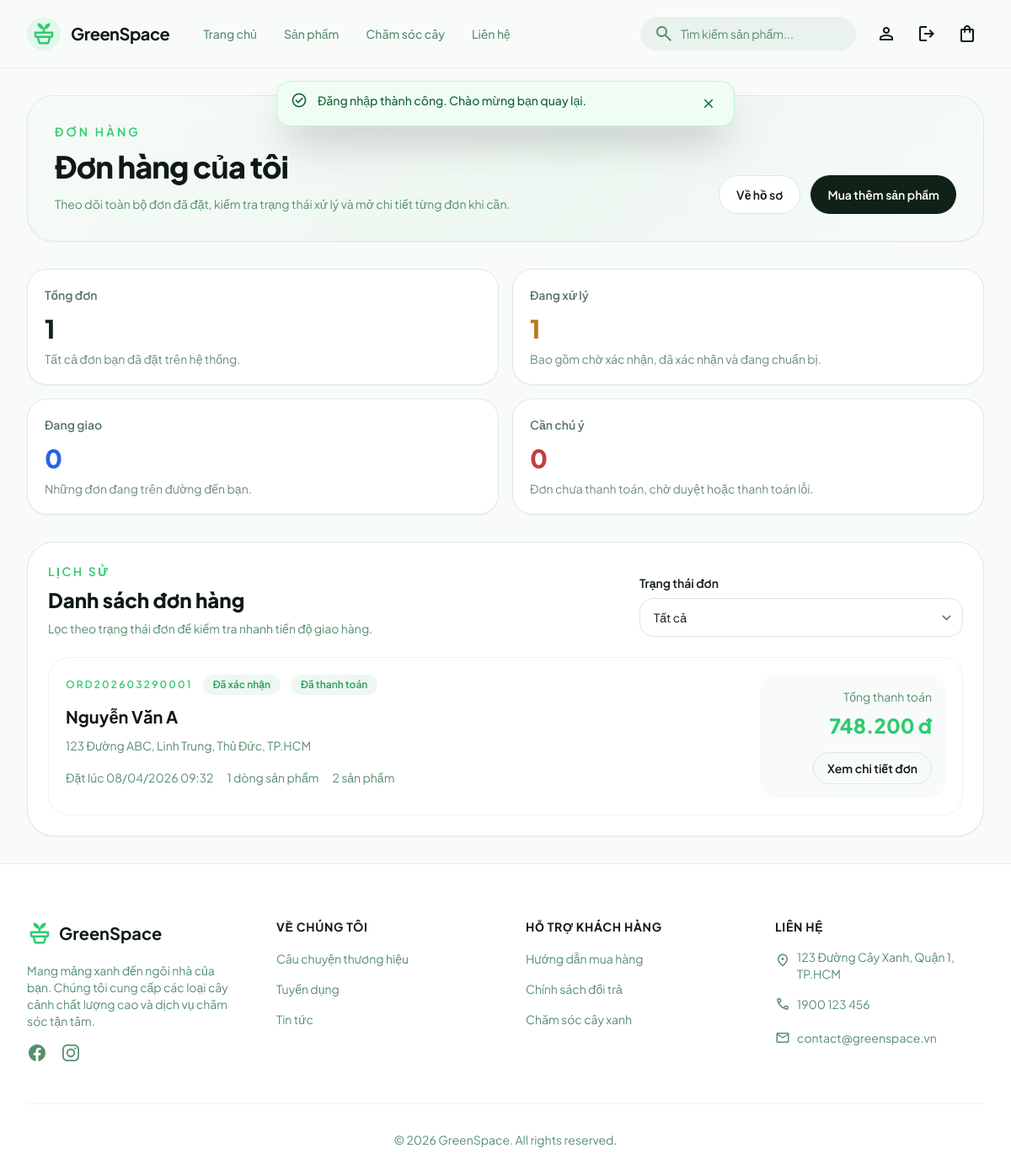
Page /orders.php (signed in) on the committed database.
### tables this page shows
CREATE TABLE orders (
    id INT AUTO_INCREMENT PRIMARY KEY,
    user_id INT NOT NULL,
    order_number VARCHAR(50) NOT NULL UNIQUE,
    full_name VARCHAR(100) NOT NULL,
    email VARCHAR(100) NOT NULL,
    phone VARCHAR(20) NOT NULL,
    address TEXT NOT NULL,
    note TEXT DEFAULT NULL,
    subtotal DECIMAL(10, 2) NOT NULL DEFAULT 0,
    discount_amount DECIMAL(10, 2) NOT NULL DEFAULT 0,
    shipping_fee DECIMAL(10, 2) NOT NULL DEFAULT 0,
    total_amount DECIMAL(10, 2) NOT NULL,
    coupon_code VARCHAR(50) DEFAULT NULL,
    payment_method ENUM('cod', 'online_mock') NOT NULL DEFAULT 'cod',
    payment_status ENUM('unpaid', 'pending_review', 'paid', 'failed') NOT NULL DEFAULT 'unpaid',
    order_status ENUM('pending', 'confirmed', 'processing', 'shipping', 'delivered', 'cancelled') NOT NULL DEFAULT 'pending',
    created_at TIMESTAMP DEFAULT CURRENT_TIMESTAMP,
    updated_at TIMESTAMP DEFAULT CURRENT_TIMESTAMP ON UPDATE CURRENT_TIMESTAMP,
    CONSTRAINT fk_orders_user
        FOREIGN KEY (user_id) REFERENCES users(id) ON DELETE CASCADE,
    INDEX idx_orders_user_id (user_id),
    INDEX idx_orders_payment_status (payment_status),
    INDEX idx_orders_order_status (order_status)
);

### config/config.php (called while the page is built, shortened)
<?php
spl_autoload_register(function ($class) {
    $paths = [
        APP_PATH . '/controllers/' . $class . '.php',
        APP_PATH . '/models/' . $class . '.php',
        APP_PATH . '/services/' . $class . '.php',
        CONFIG_PATH . '/' . $class . '.php',
        BASE_PATH . '/helpers/' . $class . '.php',
    ];
    foreach ($paths as $path) {
        if (file_exists($path)) {
            return;
        }
    }
});
require_once BASE_PATH . '/helpers/functions.php';

### app/models/Order.php (called while the page is built, shortened)
<?php
class Order {
    private PDO $conn;
    private string $table = 'orders';
    public function __construct() {
        $db = new Database();
        $this->conn = $db->getConnection();
    }
    public function getPaginatedByUserId(int $userId, int $limit = 10, int $offset = 0, string $orderStatus = 'all'): array {
        $filterSql = '';
        $query = "SELECT o.*,
                         COUNT(od.id) AS item_count,
                         COALESCE(SUM(od.quantity), 0) AS total_quantity
                  FROM {$this->table} o
                  LEFT JOIN order_details od ON od.order_id = o.id
                  WHERE o.user_id = :user_id{$filterSql}
                  GROUP BY o.id
                  ORDER BY o.created_at DESC, o.id DESC
                  LIMIT :limit OFFSET :offset";
        $stmt = $this->conn->prepare($query);
        $stmt->bindValue(':user_id', $userId, PDO::PARAM_INT);
        $stmt->bindValue(':limit', max(1, $limit), PDO::PARAM_INT);
        $stmt->bindValue(':offset', max(0, $offset), PDO::PARAM_INT);
        $stmt->execute();
        return $stmt->fetchAll();
    }
    public function getUserOrderStats(int $userId): array {
        $stmt = $this->conn->prepare(
            "SELECT COUNT(*) AS total_orders,
                    COALESCE(SUM(order_status IN ('pending', 'confirmed', 'processing')), 0) AS active_orders,
                    COALESCE(SUM(order_status = 'shipping'), 0) AS shipping_orders,
                    COALESCE(SUM(payment_status IN ('unpaid', 'pending_review', 'failed')), 0) AS payment_attention_orders
             FROM {$this->table}
             WHERE user_id = :user_id"
        );
        $stmt->bindValue(':user_id', $userId, PDO::PARAM_INT);
        $stmt->execute();
        $stats = $stmt->fetch() ?: [];
        return [
            'total_orders' => (int)($stats['total_orders'] ?? 0),
            'active_orders' => (int)($stats['active_orders'] ?? 0),
            'shipping_orders' => (int)($stats['shipping_orders'] ?? 0),
            'payment_attention_orders' => (int)($stats['payment_attention_orders'] ?? 0),
        ];
    }
}

### config/database.php (called while the page is built, shortened)
<?php
class Database {
    private $host;
    private $db_name;
    private $username;
    private $password;
    private $charset;
    public function __construct() {
        $this->host = DB_HOST ?? 'localhost';
        $this->db_name = DB_NAME ?? 'webgreenspace';
        $this->username = DB_USER ?? 'root';
        $this->password = DB_PASS ?? '';
        $this->charset = DB_CHARSET ?? 'utf8mb4';
    }
    public function getConnection() {
        $this->conn = null;
        try {
            $dsn = "mysql:host={$this->host};dbname={$this->db_name};charset={$this->charset}";
            $options = [
                PDO::ATTR_ERRMODE => PDO::ERRMODE_EXCEPTION,
                PDO::ATTR_DEFAULT_FETCH_MODE => PDO::FETCH_ASSOC,
                PDO::ATTR_EMULATE_PREPARES => false,
            ];
            $this->conn = new PDO($dsn, $this->username, $this->password, $options);
        } catch(PDOException $e) {
            echo "Connection Error: " . $e->getMessage();
            die();
        }
        return $this->conn;
    }
}

### helpers/functions.php (called while the page is built, shortened)
<?php
function clean(string|array $data): string|array {
    return htmlspecialchars(trim($data), ENT_QUOTES, 'UTF-8');
}
function get_user_id(): ?int {
    return $_SESSION['user_id'] ?? null;
}
function format_currency(float|int $amount): string {
    return number_format($amount, 0, ',', '.') . ' đ';
}
function format_date(string $date, string $format = 'd/m/Y H:i'): string {
    return date($format, strtotime($date));
}

### public/orders.php (the view, shortened to what this page needs)
<?php
require_once __DIR__ . '/../config/config.php';
require_once __DIR__ . '/../config/database.php';
function user_orders_order_status_meta(string $status): array {
    $map = [
        'pending' => ['label' => 'Chờ xác nhận', 'class' => 'bg-[#fff7e8] text-[#b7791f]'],
        'confirmed' => ['label' => 'Đã xác nhận', 'class' => 'bg-[#edf8f1] text-[#2e9b63]'],
        'processing' => ['label' => 'Đang chuẩn bị', 'class' => 'bg-[#eef4ff] text-[#3758c7]'],
        'shipping' => ['label' => 'Đang giao', 'class' => 'bg-[#eef6ff] text-[#2563eb]'],
        'delivered' => ['label' => 'Đã giao', 'class' => 'bg-[#eafaf0] text-[#157347]'],
        'completed' => ['label' => 'Hoàn tất', 'class' => 'bg-[#eafaf0] text-[#157347]'],
        'cancelled' => ['label' => 'Đã hủy', 'class' => 'bg-[#fdecec] text-[#c43d3d]'],
    ];
    return $map[$status] ?? ['label' => ucfirst($status), 'class' => 'bg-[#f2f4f3] text-text-secondary'];
}
function user_orders_payment_status_meta(string $status): array {
    $map = [
        'paid' => ['label' => 'Đã thanh toán', 'class' => 'bg-[#edf8f1] text-[#2e9b63]'],
        'pending_review' => ['label' => 'Chờ admin duyệt', 'class' => 'bg-[#fff7e8] text-[#b7791f]'],
        'unpaid' => ['label' => 'Chưa thanh toán', 'class' => 'bg-[#f2f4f3] text-text-secondary'],
        'failed' => ['label' => 'Thanh toán lỗi', 'class' => 'bg-[#fdecec] text-[#c43d3d]'],
        'refunded' => ['label' => 'Đã hoàn tiền', 'class' => 'bg-[#eef4ff] text-[#3758c7]'],
    ];
    return $map[$status] ?? ['label' => ucfirst($status), 'class' => 'bg-[#f2f4f3] text-text-secondary'];
}
$statusOptions = [
    'all' => 'Tất cả',
    'pending' => 'Chờ xác nhận',
    'confirmed' => 'Đã xác nhận',
    'processing' => 'Đang chuẩn bị',
    'shipping' => 'Đang giao',
    'delivered' => 'Đã giao',
    'cancelled' => 'Đã hủy',
];
$statusFilter = (string)($_GET['status'] ?? 'all');
$page = max(1, (int)($_GET['page'] ?? 1));
$perPage = 6;
$offset = ($page - 1) * $perPage;
$userId = (int)get_user_id();
$orderModel = new Order();
$stats = $orderModel->getUserOrderStats($userId);
$orders = $orderModel->getPaginatedByUserId($userId, $perPage, $offset, $statusFilter);
include 'includes/header.php';
?>
<main class="flex-1">
    <div class="mx-auto w-full max-w-7xl px-4 py-8 sm:px-6 lg:px-8">
        <section class="rounded-[2rem] border border-[#dcecdf] bg-[linear-gradient(135deg,#f7fbf8_0%,#eef7f1_55%,#f8fbf9_100%)] px-6 py-8 shadow-sm sm:px-8">
            <div class="flex flex-col gap-5 lg:flex-row lg:items-end lg:justify-between">
                <div>
                    <p class="text-sm font-semibold uppercase tracking-[0.22em] text-primary">Đơn hàng</p>
                    <h1 class="mt-3 text-4xl font-extrabold tracking-tight text-text-main dark:text-white">Đơn hàng của tôi</h1>
                    <p class="mt-3 max-w-2xl text-sm leading-6 text-text-secondary">
                        Theo dõi toàn bộ đơn đã đặt, kiểm tra trạng thái xử lý và mở chi tiết từng đơn khi cần.
                    </p>
                </div>
                <div class="flex flex-wrap gap-3">
                    <a href="profile.php#orders" class="inline-flex items-center rounded-full border border-[#d8eadf] bg-white px-5 py-3 text-sm font-semibold text-text-main transition-colors hover:border-primary hover:text-primary">
                        Về hồ sơ
                    </a>
                    <a href="products.php" class="inline-flex items-center rounded-full bg-[#102118] px-5 py-3 text-sm font-semibold text-white transition-colors hover:bg-[#1f3b2d]">
                        Mua thêm sản phẩm
                    </a>
                </div>
            </div>
        </section>
        <section class="mt-8 grid gap-4 md:grid-cols-2 xl:grid-cols-4">
            <article class="rounded-[1.5rem] border border-[#dcecdf] bg-white p-5 shadow-sm">
                <p class="text-sm font-semibold text-[#587766]">Tổng đơn</p>
                <p class="mt-3 text-3xl font-extrabold text-[#102118]"><?= clean((string)$stats['total_orders']) ?></p>
                <p class="mt-2 text-sm text-[#6e8d7b]">Tất cả đơn bạn đã đặt trên hệ thống.</p>
            </article>
            <article class="rounded-[1.5rem] border border-[#dcecdf] bg-white p-5 shadow-sm">
                <p class="text-sm font-semibold text-[#587766]">Đang xử lý</p>
                <p class="mt-3 text-3xl font-extrabold text-[#b7791f]"><?= clean((string)$stats['active_orders']) ?></p>
                <p class="mt-2 text-sm text-[#6e8d7b]">Bao gồm chờ xác nhận, đã xác nhận và đang chuẩn bị.</p>
            </article>
            <article class="rounded-[1.5rem] border border-[#dcecdf] bg-white p-5 shadow-sm">
                <p class="text-sm font-semibold text-[#587766]">Đang giao</p>
                <p class="mt-3 text-3xl font-extrabold text-[#2563eb]"><?= clean((string)$stats['shipping_orders']) ?></p>
                <p class="mt-2 text-sm text-[#6e8d7b]">Những đơn đang trên đường đến bạn.</p>
            </article>
            <article class="rounded-[1.5rem] border border-[#dcecdf] bg-white p-5 shadow-sm">
                <p class="text-sm font-semibold text-[#587766]">Cần chú ý</p>
                <p class="mt-3 text-3xl font-extrabold text-[#c43d3d]"><?= clean((string)$stats['payment_attention_orders']) ?></p>
                <p class="mt-2 text-sm text-[#6e8d7b]">Đơn chưa thanh toán, chờ duyệt hoặc thanh toán lỗi.</p>
            </article>
        </section>
        <section class="mt-8 rounded-[2rem] border border-[#dcecdf] bg-white p-6 shadow-sm">
            <div class="flex flex-col gap-4 lg:flex-row lg:items-end lg:justify-between">
                <div>
                    <p class="text-sm font-semibold uppercase tracking-[0.18em] text-primary">Lịch sử</p>
                    <h2 class="mt-2 text-2xl font-extrabold text-text-main dark:text-white">Danh sách đơn hàng</h2>
                    <p class="mt-2 text-sm text-text-secondary">Lọc theo trạng thái đơn để kiểm tra nhanh tiến độ giao hàng.</p>
                </div>
                <form method="GET" class="w-full max-w-sm">
                    <label for="status" class="mb-2 block text-sm font-semibold text-text-main dark:text-white">Trạng thái đơn</label>
                    <select id="status" name="status" onchange="this.form.submit()" class="w-full rounded-2xl border border-[#d8eadf] px-4 py-3 text-sm text-text-main focus:border-primary focus:ring-primary/20">
                        <?php foreach ($statusOptions as $value => $label): ?>
                            <option value="<?= clean($value) ?>" <?= $statusFilter === $value ? 'selected' : '' ?>><?= clean($label) ?></option>
                        <?php endforeach; ?>
                    </select>
                </form>
            </div>
            <?php if (empty($orders)): ?>
                <div class="mt-6 rounded-[1.5rem] border border-dashed border-[#d8eadf] px-6 py-12 text-center">
                    <span class="material-symbols-outlined text-5xl text-primary/70">receipt_long</span>
                    <p class="mt-4 text-base font-semibold text-text-main dark:text-white">Chưa có đơn phù hợp bộ lọc hiện tại.</p>
                    <p class="mt-2 text-sm text-text-secondary">Bạn có thể đổi bộ lọc hoặc quay lại trang sản phẩm để đặt đơn mới.</p>
                </div>
            <?php else: ?>
                <div class="mt-6 space-y-4">
                    <?php foreach ($orders as $order): ?>
                        <?php
                        $orderStatus = user_orders_order_status_meta((string)$order['order_status']);
                        $paymentStatus = user_orders_payment_status_meta((string)$order['payment_status']);
                        ?>
                        <article class="rounded-[1.5rem] border border-[#edf5ef] p-5 dark:border-[#24352b]">
                            <div class="flex flex-col gap-4 lg:flex-row lg:items-start lg:justify-between">
                                <div class="min-w-0">
                                    <div class="flex flex-wrap items-center gap-3">
                                        <p class="text-xs font-semibold uppercase tracking-[0.18em] text-primary"><?= clean($order['order_number']) ?></p>
                                        <span class="rounded-full px-3 py-1 text-xs font-semibold <?= clean($orderStatus['class']) ?>"><?= clean($orderStatus['label']) ?></span>
                                        <span class="rounded-full px-3 py-1 text-xs font-semibold <?= clean($paymentStatus['class']) ?>"><?= clean($paymentStatus['label']) ?></span>
                                    </div>
                                    <h3 class="mt-3 text-xl font-bold text-text-main dark:text-white"><?= clean($order['full_name']) ?></h3>
                                    <p class="mt-2 text-sm leading-6 text-text-secondary"><?= clean($order['address']) ?></p>
                                    <div class="mt-4 flex flex-wrap items-center gap-4 text-sm text-text-secondary">
                                        <span>Đặt lúc <?= format_date($order['created_at'], 'd/m/Y H:i') ?></span>
                                        <span><?= clean((string)$order['item_count']) ?> dòng sản phẩm</span>
                                        <span><?= clean((string)$order['total_quantity']) ?> sản phẩm</span>
                                    </div>
                                </div>
                                <div class="min-w-[220px] rounded-[1.25rem] bg-[#f8fbf9] p-4 lg:text-right">
                                    <p class="text-sm text-text-secondary">Tổng thanh toán</p>
                                    <p class="mt-2 text-2xl font-extrabold text-primary"><?= format_currency((float)$order['total_amount']) ?></p>
                                    <a href="order-detail.php?id=<?= clean((string)$order['id']) ?>" class="mt-4 inline-flex items-center rounded-full border border-[#d8eadf] px-4 py-2 text-sm font-semibold text-text-main transition-colors hover:border-primary hover:text-primary">
                                        Xem chi tiết đơn
                                    </a>
                                </div>
                            </div>
                        </article>
                    <?php endforeach; ?>
                </div>
            <?php endif; ?>
        </section>
    </div>
</main>
<?php include 'includes/footer.php'; ?>

### rows in the picture
orders: order_number "ORD202603290001", order_status "Đã xác nhận", payment_status "Đã thanh toán", full_name "Nguyễn Văn A", address "123 Đường ABC, Linh Trung, Thủ Đức, TP.HCM", created_at "08/04/2026 09:32", item_count "1", total_quantity "2", total_amount "748.200 đ"

### other values in the picture
$flash['message'] "Đăng nhập thành công. Chào mừng bạn quay lại."
$stats['total_orders'] "1"
$stats['active_orders'] "1"
$stats['shipping_orders'] "0"
$stats['payment_attention_orders'] "0"
form field status "Tất cả"
